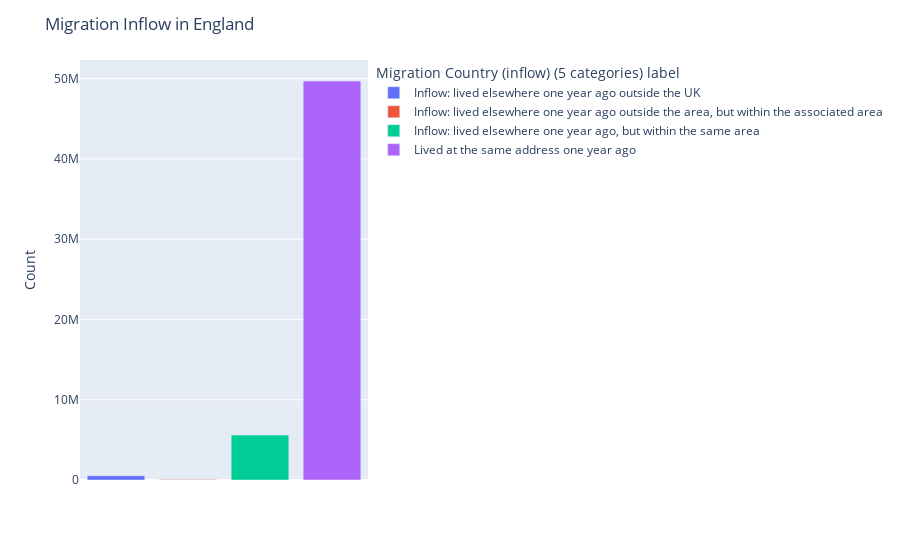
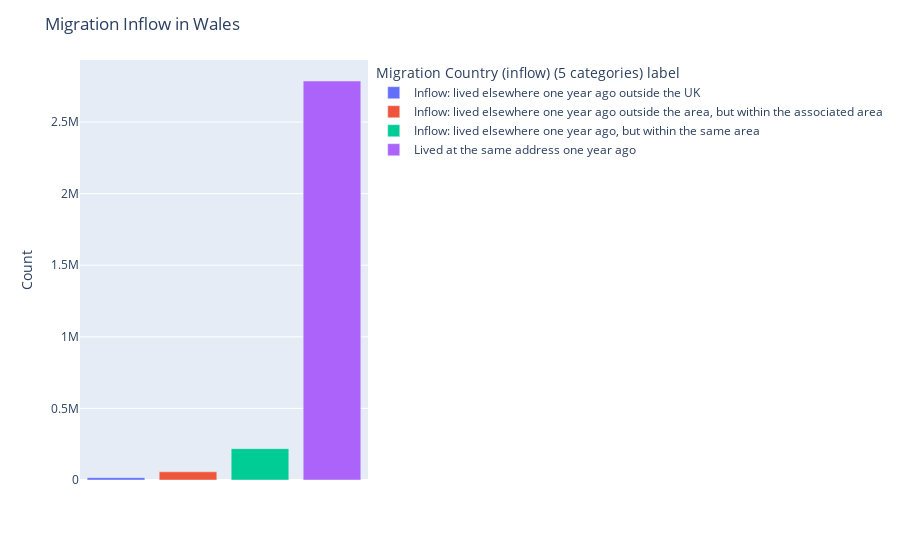

Notebook cell for these charts, in order:
### Code cell
#select country and migration categories
in_catergory = mig_ctry_in_df.groupby(['Countries label', 'Migration Country (inflow) (5 categories) label'])['Count'].sum().reset_index()
in_catergory

# Get unique countries
unique_countries = in_catergory['Countries label'].unique()

# Create a graph for each country
for country in unique_countries:
    country_data = in_catergory[in_catergory['Countries label'] == country]

    # Create a bar graph for the current country with colors based on migration categories
    fig = px.bar(country_data, x='Migration Country (inflow) (5 categories) label', y='Count',
                 labels={'Count': 'Migration Count'}, color='Migration Country (inflow) (5 categories) label')

    fig.update_layout(
        title=f'Migration Inflow in {country}',
        xaxis_title='',
        yaxis_title='Count',
    )

    # Remove the x-axis tick labels
    fig.update_xaxes(showticklabels=False)

    # Show the plot for the current country
    fig.show()

### Figure 1 — Plotly figure (JSON) as saved in the notebook; plotly's stock layout.template omitted (floating-point values rounded to 4 significant figures)
{"data": [{"alignmentgroup": "True", "hovertemplate": "Migration Country (inflow) (5 categories) label=%{x}<br>Migration Count=%{y}<extra></extra>", "legendgroup": "Inflow: lived elsewhere one year ago outside the UK", "marker": {"color": "#636efa", "pattern": {"shape": ""}}, "name": "Inflow: lived elsewhere one year ago outside the UK", "offsetgroup": "Inflow: lived elsewhere one year ago outside the UK", "orientation": "v", "showlegend": true, "textposition": "auto", "type": "bar", "x": ["Inflow: lived elsewhere one year ago outside the UK"], "xaxis": "x", "y": [528756], "yaxis": "y"}, {"alignmentgroup": "True", "hovertemplate": "Migration Country (inflow) (5 categories) label=%{x}<br>Migration Count=%{y}<extra></extra>", "legendgroup": "Inflow: lived elsewhere one year ago outside the area, but within the associated area", "marker": {"color": "#EF553B", "pattern": {"shape": ""}}, "name": "Inflow: lived elsewhere one year ago outside the area, but within the associated area", "offsetgroup": "Inflow: lived elsewhere one year ago outside the area, but within the associated area", "orientation": "v", "showlegend": true, "textposition": "auto", "type": "bar", "x": ["Inflow: lived elsewhere one year ago outside the area, but within the associated area"], "xaxis": "x", "y": [75984], "yaxis": "y"}, {"alignmentgroup": "True", "hovertemplate": "Migration Country (inflow) (5 categories) label=%{x}<br>Migration Count=%{y}<extra></extra>", "legendgroup": "Inflow: lived elsewhere one year ago, but within the same area", "marker": {"color": "#00cc96", "pattern": {"shape": ""}}, "name": "Inflow: lived elsewhere one year ago, but within the same area", "offsetgroup": "Inflow: lived elsewhere one year ago, but within the same area", "orientation": "v", "showlegend": true, "textposition": "auto", "type": "bar", "x": ["Inflow: lived elsewhere one year ago, but within the same area"], "xaxis": "x", "y": [5596512], "yaxis": "y"}, {"alignmentgroup": "True", "hovertemplate": "Migration Country (inflow) (5 categories) label=%{x}<br>Migration Count=%{y}<extra></extra>", "legendgroup": "Lived at the same address one year ago", "marker": {"color": "#ab63fa", "pattern": {"shape": ""}}, "name": "Lived at the same address one year ago", "offsetgroup": "Lived at the same address one year ago", "orientation": "v", "showlegend": true, "textposition": "auto", "type": "bar", "x": ["Lived at the same address one year ago"], "xaxis": "x", "y": [49709805], "yaxis": "y"}], "layout": {"barmode": "relative", "legend": {"title": {"text": "Migration Country (inflow) (5 categories) label"}, "tracegroupgap": 0}, "margin": {"t": 60}, "title": {"text": "Migration Inflow in England"}, "xaxis": {"anchor": "y", "categoryarray": ["Inflow: lived elsewhere one year ago outside the UK", "Inflow: lived elsewhere one year ago outside the area, but within the associated area", "Inflow: lived elsewhere one year ago, but within the same area", "Lived at the same address one year ago"], "categoryorder": "array", "domain": [0, 1], "showticklabels": false, "title": {"text": ""}}, "yaxis": {"anchor": "x", "domain": [0, 1], "title": {"text": "Count"}}}}

### Figure 2 — Plotly figure (JSON) as saved in the notebook; plotly's stock layout.template omitted (floating-point values rounded to 4 significant figures)
{"data": [{"alignmentgroup": "True", "hovertemplate": "Migration Country (inflow) (5 categories) label=%{x}<br>Migration Count=%{y}<extra></extra>", "legendgroup": "Inflow: lived elsewhere one year ago outside the UK", "marker": {"color": "#636efa", "pattern": {"shape": ""}}, "name": "Inflow: lived elsewhere one year ago outside the UK", "offsetgroup": "Inflow: lived elsewhere one year ago outside the UK", "orientation": "v", "showlegend": true, "textposition": "auto", "type": "bar", "x": ["Inflow: lived elsewhere one year ago outside the UK"], "xaxis": "x", "y": [16333], "yaxis": "y"}, {"alignmentgroup": "True", "hovertemplate": "Migration Country (inflow) (5 categories) label=%{x}<br>Migration Count=%{y}<extra></extra>", "legendgroup": "Inflow: lived elsewhere one year ago outside the area, but within the associated area", "marker": {"color": "#EF553B", "pattern": {"shape": ""}}, "name": "Inflow: lived elsewhere one year ago outside the area, but within the associated area", "offsetgroup": "Inflow: lived elsewhere one year ago outside the area, but within the associated area", "orientation": "v", "showlegend": true, "textposition": "auto", "type": "bar", "x": ["Inflow: lived elsewhere one year ago outside the area, but within the associated area"], "xaxis": "x", "y": [57235], "yaxis": "y"}, {"alignmentgroup": "True", "hovertemplate": "Migration Country (inflow) (5 categories) label=%{x}<br>Migration Count=%{y}<extra></extra>", "legendgroup": "Inflow: lived elsewhere one year ago, but within the same area", "marker": {"color": "#00cc96", "pattern": {"shape": ""}}, "name": "Inflow: lived elsewhere one year ago, but within the same area", "offsetgroup": "Inflow: lived elsewhere one year ago, but within the same area", "orientation": "v", "showlegend": true, "textposition": "auto", "type": "bar", "x": ["Inflow: lived elsewhere one year ago, but within the same area"], "xaxis": "x", "y": [218859], "yaxis": "y"}, {"alignmentgroup": "True", "hovertemplate": "Migration Country (inflow) (5 categories) label=%{x}<br>Migration Count=%{y}<extra></extra>", "legendgroup": "Lived at the same address one year ago", "marker": {"color": "#ab63fa", "pattern": {"shape": ""}}, "name": "Lived at the same address one year ago", "offsetgroup": "Lived at the same address one year ago", "orientation": "v", "showlegend": true, "textposition": "auto", "type": "bar", "x": ["Lived at the same address one year ago"], "xaxis": "x", "y": [2786736], "yaxis": "y"}], "layout": {"barmode": "relative", "legend": {"title": {"text": "Migration Country (inflow) (5 categories) label"}, "tracegroupgap": 0}, "margin": {"t": 60}, "title": {"text": "Migration Inflow in Wales"}, "xaxis": {"anchor": "y", "categoryarray": ["Inflow: lived elsewhere one year ago outside the UK", "Inflow: lived elsewhere one year ago outside the area, but within the associated area", "Inflow: lived elsewhere one year ago, but within the same area", "Lived at the same address one year ago"], "categoryorder": "array", "domain": [0, 1], "showticklabels": false, "title": {"text": ""}}, "yaxis": {"anchor": "x", "domain": [0, 1], "title": {"text": "Count"}}}}
